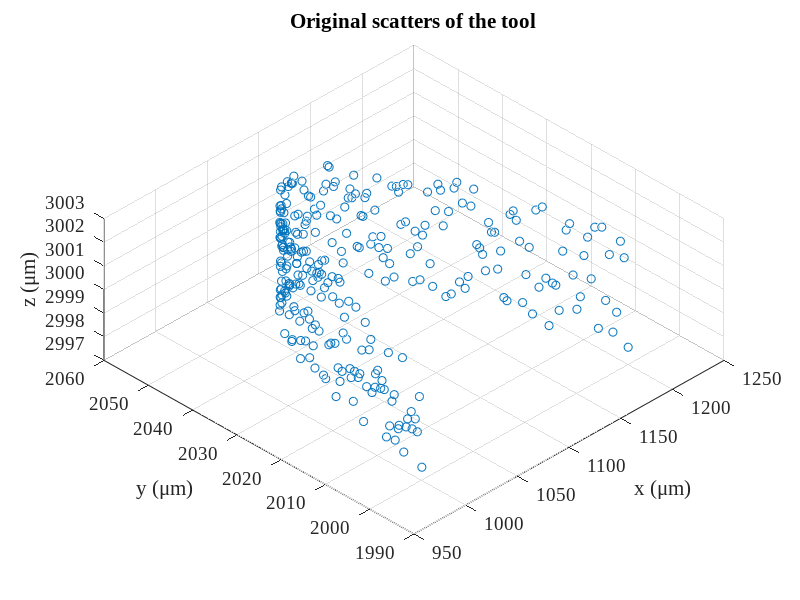

The MATLAB source for this figure: (Note: this script raises an error after producing the figure.)
% 给定刀具波纹度拟合曲线和已加工曲面拟合曲线，给定残高，求各个刀位点的切宽
% 方案：先求切宽和残高的定量关系；然后考虑如何移动各个刀位点，微调来获得所要求的残高

%% simulation initialization
isAPP = false;
if isAPP
    addpath(genpath('funcs'));
    fitOpts.toolFitType = app.toolFitType;
    paramMethod = app.paramMethod;
    unit = app.unit;
    textFontSize = app.fontSize;
    textFontType = app.fontName;
else
    close all;
    clear; clc;
    isAPP = false;
    addpath(genpath('funcs'));
    
    % global variables
    % global textFontSize textFontType unit fitMethod paramMethod;
    workspaceDir = '../workspace/20220925-contrast/nagayama_concentric';
    fitOpts.arcFitMethod = 'levenberg-marquardt';
    paramMethod = 'centripetal';
    unit = '\mum';
    textFontSize = 14;
    textFontType = 'Times New Roman';
    
    debug = 3;
    switch debug
        case 2 % 2D tool profile simulation
            cx0 = 0*1000; % unit: mu m
            cy0 = 0*1000; % unit: mu m
            r0 = 0.1*1000; % unit: mu m
            noise = 0.03;
            zNoise = 0.01;
            theta = linspace(0,2*pi/3,200);
            r = r0*(1 - noise + 2*noise*rand(1,length(theta)));
            toolOri(1,:) = r.*cos(theta) + cx0;
            toolOri(2,:) = r.*sin(theta) + cy0;
            toolOri(3,:) = zeros(1,length(theta));
            rmse0 = sqrt(...
                        sum(...
                            ((toolOri(1,:) - cx0).^2 + (toolOri(2,:) - cy0).^2 - r0^2).^2) ...
                    /length(theta));
            clear theta r;
        case 3 % 3D tool profile simulation
            cx0 = 1*1000; % unit:mu m
            cy0 = 2*1000; % unit:mu m
            cz0 = 3*1000; % unit:mu m
            r0 = 0.1*1000; % unit:mu m
            openAng = pi/3; % unit: rad
            edgePV = 200; % low-frequency error
            k = -edgePV/openAng;
            noise = r0*5e-3; % mid-frequency error
            zNoise = r0*0.05; % data pre-processing error
            theta = linspace(0,openAng,300);
            r = r0 + edgePV/2 + k*theta + (noise*rand(1,length(theta)) - 0.5*noise);
            toolOri(1,:) = cx0 + r.*cos(theta);
            toolOri(2,:) = cy0 + r.*sin(theta);
            toolOri(3,:) = cz0 + (zNoise*rand(1,length(theta)) - 0.5*zNoise);
            rmse0 = sqrt( ...
                sum((toolOri - ndgrid([cx0;cy0;cz0],1:length(theta)).^2),2) ...
                /length(theta));
            clear theta r;
        otherwise
            % tool measurement file loading
            [fileName,dirName] = uigetfile({ ...
                '*.mat','MAT-files(*.mat)'; ...
                '*.txt','text-files(*.txt)'; ...
                '*.*','all files(*.*)'...
                }, ...
                'Select one tool tip measurement data', ...
                workspaceDir, ...
                'MultiSelect','off');
            pathName = fullfile(dirName,fileName);
            dataOri = load(pathName); % load from file, n*2 matrix
            % data pre-processing
            toolOri = dataOri;
    end
end

%% plot the importing result
f1 = figure('Name','Original Scatters of the Tool');
% set(0,"Units","centimeters");
% winSize = get(0,"ScreenSize");
% set(gcf,"Units","centimeters");
% figSize = get(gcf,"Position");
% set(gcf,"Position",[(winSize(3) - figSize(3))/2,(winSize(4) - figSize(4))/2, ...
%     8.3,figSize(4)/figSize(3)*8.3]);
scatter3(toolOri(1,:),toolOri(2,:),toolOri(3,:));
hold on; grid on;
% axis equal;
set(gca,'FontSize',textFontSize,'FontName',textFontType);
xlabel(['x (',unit,')']);
ylabel(['y (',unit,')']);
zlabel(['z (',unit,')']);
title('Original scatters of the tool');
view(-45,60);
clear theta theta1 theta2;

%% 由(x,y)图获得刃口圆心半径以及波纹度函数
fitOpts.arcFitdisplayType = 'iter-detailed';
[circ3D,toolFit] = toolFit3D(toolOri, ...
    'arcFitMethod',fitOpts.arcFitMethod,'arcFitdisplayType',fitOpts.arcFitdisplayType);
radius = circ3D.radius;
openAngle = circ3D.openAng;
pause(1);

% plot the fitting results
f2 = figure('Name','Tool Sharpness Fitting Result');
xLim = 1.1*max(toolFit(1,:));
quiver(-xLim,0,2*xLim,0,'AutoScale','off','Color',[0,0,0],'MaxHeadSize',0.1); % X axis
hold on;
text(0.9*xLim,-.05*radius,'x');
quiver(0,0.2*radius,0,-1.3*radius,'AutoScale','off','Color',[0,0,0],'MaxHeadSize',0.1); % Y axis
text(0.05*xLim,-1.05*radius,'y');
plot(toolFit(1,:),toolFit(2,:),'Color',[0,0.45,0.74],'LineWidth',0.75); % tool edge scatters
theta = (-pi/2 - openAngle/2):0.01:(-pi/2 + openAngle/2);
xtmp = radius*cos(theta);
ytmp = radius*sin(theta);
plot(xtmp,ytmp,'Color',[0.85,0.33,0.10],'LineWidth',1,'LineStyle','--'); % tool edge circle
scatter(0,0,'MarkerFaceColor',[0.85,0.33,0.10],'MarkerEdgeColor',[0.85,0.33,0.10]); % tool edge center
quiver(0,0,0,-0.5*radius,'AutoScale','off','Color',[0.93,0.69,0.13], ...
    'LineWidth',2.5,'MaxHeadSize',0.3); % tool edge normal
line([0,xtmp(1)],[0,ytmp(1)],'LineStyle','--','Color',[0.85,0.33,0.10]);
line([0,xtmp(end)],[0,ytmp(end)],'LineStyle','--','Color',[0.85,0.33,0.10]);
% xlim([-1.1*xLim,1.1*xLim]);
axis equal;
% set(gca,'TickLabelInterpreter','tex');
set(gca,'FontSize',textFontSize,'FontName',textFontType);
xlabel(['x(',unit,')']);
ylabel(['y(',unit,')']);
title('Tool fitting result');
legend('','','tool edge','tool fitting arc','tool center', ...
    'tool normal vector','Location','northeast');
clear theta xtmp ytmp

nCPts = size(toolFit,2);
toolFit = [zeros(1,nCPts);toolFit];

%% post-processing
if isAPP
    app.toolFit = toolFit;
    app.openAngle = openAngle;
    app.radius = radius;
else
    s1_toolModel;
end

% rmpath(genpath('funcs'));